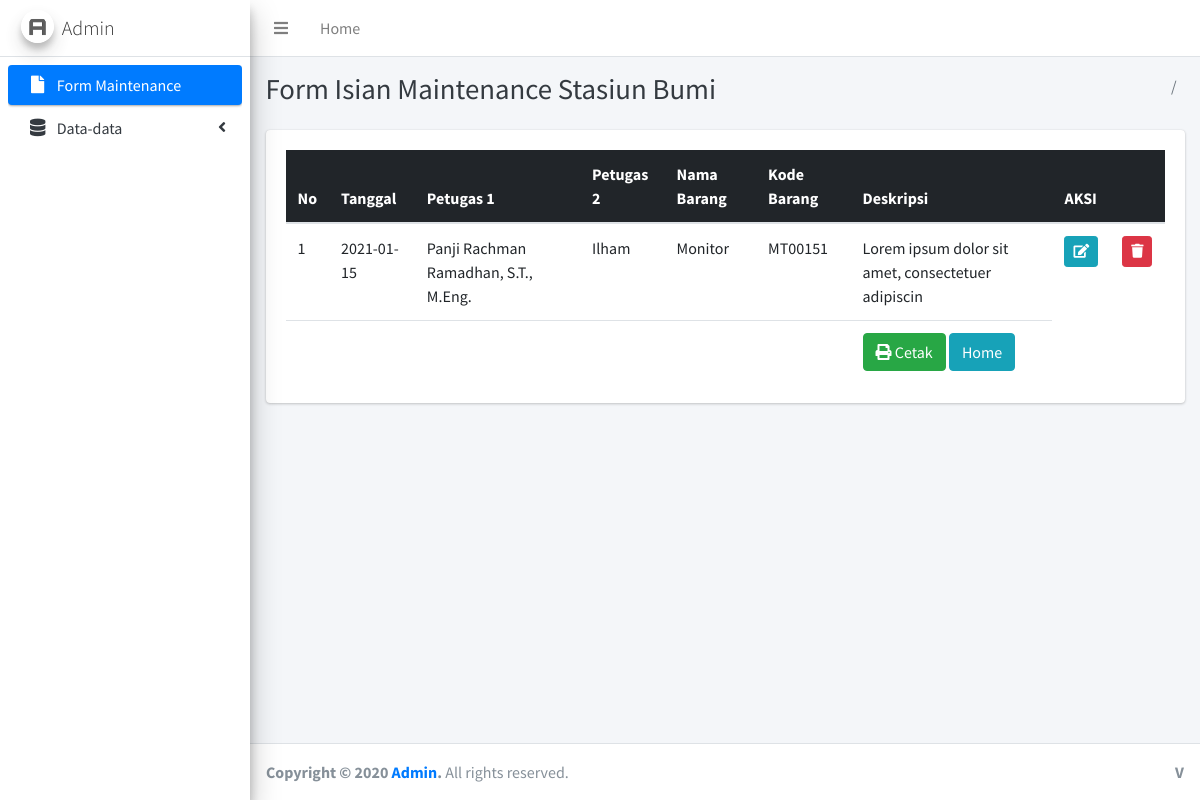
/index.php/dashboard/list, run on the app's committed database.
### tables this page shows
CREATE TABLE `tb_form_mt` (
  `id_mt` int(11) NOT NULL,
  `no_mt` int(30) NOT NULL,
  `tgl_mt` date NOT NULL,
  `petugas1` varchar(50) NOT NULL,
  `petugas2` varchar(50) NOT NULL,
  `nama_barang` varchar(50) NOT NULL,
  `kode_barang` varchar(20) NOT NULL,
  `deskripsi` text NOT NULL
);

### application/controllers/Dashboard.php (called while the page is built, shortened)
<?php
class Dashboard extends CI_Controller
{
    public function list()
    {
        $data['listlogbook'] = $this->M_maintenance->showlogbook()->result();
        $this->load->view('dashlogbook', $data);
    }
}

### index.php (called while the page is built, shortened)
<?php
require_once BASEPATH.'core/CodeIgniter.php';

### application/models/M_maintenance.php (called while the page is built, shortened)
<?php
class M_maintenance extends CI_Model
{
    public function showlogbook()
    {
        $this->db->from('tb_form_mt');
        return $this->db->get();
    }
}

### application/views/dashlogbook.php (the view, shortened to what this page needs)
<!DOCTYPE html>
<html>
<head>
    <link rel="stylesheet" href="<?php echo base_url() ?>assets/plugins/fontawesome-free/css/all.min.css">
    <link rel="stylesheet" href="https://code.ionicframework.com/ionicons/2.0.1/css/ionicons.min.css">
    <link rel="stylesheet" href="<?php echo base_url() ?>assets/plugins/tempusdominus-bootstrap-4/css/tempusdominus-bootstrap-4.min.css">
    <link rel="stylesheet" href="<?php echo base_url() ?>assets/plugins/icheck-bootstrap/icheck-bootstrap.min.css">
    <link rel="stylesheet" href="<?php echo base_url() ?>assets/plugins/jqvmap/jqvmap.min.css">
    <link rel="stylesheet" href="<?php echo base_url() ?>assets/dist/css/adminlte.min.css">
    <link rel="stylesheet" href="<?php echo base_url() ?>assets/plugins/overlayScrollbars/css/OverlayScrollbars.min.css">
    <link rel="stylesheet" href="<?php echo base_url() ?>assets/plugins/daterangepicker/daterangepicker.css">
    <link rel="stylesheet" href="<?php echo base_url() ?>assets/plugins/summernote/summernote-bs4.css">
</head>
<body class="hold-transition sidebar-mini layout-fixed">
    <div class="wrapper">
        <nav class="main-header navbar navbar-expand navbar-white navbar-light">
            <ul class="navbar-nav">
                <li class="nav-item">
                    <a class="nav-link" data-widget="pushmenu" href="#" role="button"><i class="fas fa-bars"></i></a>
                </li>
                <li class="nav-item d-none d-sm-inline-block">
                    <a href="#" class="nav-link">Home</a>
                </li>
            </ul>
        </nav>
        <aside class="main-sidebar sidebar-light-primary elevation-4">
            <a href="#" class="brand-link">
                <img src="<?php echo base_url() ?>assets/dist/img/AdminLTELogo.png" alt="AdminLTE Logo" class="brand-image img-circle elevation-3" style="opacity: .8">
                <span class="brand-text font-weight-light">Admin</span>
            </a>
            <div class="sidebar">
                <nav class="mt-2">
                    <ul class="nav nav-pills nav-sidebar flex-column" data-widget="treeview" role="menu" data-accordion="false">
                        <li class="nav-item">
                            <a href="<?php echo base_url() ?>" class="nav-link active">
                                <i class="nav-icon fas fa-file"></i>
                                <p>
                                    Form Maintenance
                                </p>
                            </a>
                        </li>
                        <li class="nav-item has-treeview">
                            <a href="#" class="nav-link ">
                                <i class="nav-icon fas fa-database"></i>
                                <p>
                                    Data-data
                                    <i class="right fas fa-angle-left"></i>
                                </p>
                            </a>
                        </li>
                    </ul>
                </nav>
            </div>
        </aside>
        <div class="content-wrapper">
            <div class="content-header">
                <div class="container-fluid">
                    <div class="row mb-2">
                        <div class="col-sm-6">
                            <h1 class="m-0 text-dark">Form Isian Maintenance Stasiun Bumi</h1>
                        </div>
                        <div class="col-sm-6">
                            <ol class="breadcrumb float-sm-right">
                                <li class="breadcrumb-item active"></li>
                            </ol>
                        </div>
                    </div>
                </div>
            </div>
            <section class="content">
                <div class="container">
                    <div class="row">
                        <div class="col">
                            <div class="card">
                                <div class="card-body">
                                    <table class="table">
                                        <thead class="table-dark">
                                            <th>No</th>
                                            <th>Tanggal</th>
                                            <th>Petugas 1</th>
                                            <th>Petugas 2</th>
                                            <th>Nama Barang</th>
                                            <th>Kode Barang</th>
                                            <th>Deskripsi</th>
                                            <th colspan="3">AKSI</th>
                                        </thead>
                                        <tbody>
                                            <?php
                                            $no = 1;
                                            foreach ($listlogbook as $data) {
                                            ?>
                                                <tr>
                                                    <td><?php echo $no++ ?></td>
                                                    <td><?php echo $data->tgl_mt ?></td>
                                                    <td><?php echo $data->petugas1 ?></td>
                                                    <td><?php echo $data->petugas2 ?></td>
                                                    <td><?php echo $data->nama_barang ?></td>
                                                    <td><?php echo $data->kode_barang ?></td>
                                                    <td><?php echo substr($data->deskripsi, 0, 50) ?></td>
                                                    <td> <?php echo anchor('dashboard/edit_data/' . $data->id_mt, '<div class=" btn btn-info btn-sm"><i class="fa fa-edit"></i></div>') ?></td>
                                                    <td onclick="javascript: return confirm('Yakin ingin menghapus?')"> <?php echo anchor('dashboard/deletelist/' . $data->id_mt, '<div class="btn btn-danger btn-sm"><i class="fa fa-trash"></i></div>') ?></td>
                                                </tr>
                                                <tr>
                                                    <td></td>
                                                    <td></td>
                                                    <td></td>
                                                    <td></td>
                                                    <td></td>
                                                    <td></td>
                                                    <td>
                                                        <a href="<?php echo base_url('lapmaintenance/print'); ?>" class="btn btn-success" ID="BtnPrint"> <i class="fa fa-print"></i> Cetak</a>
                                                        <a href="<?php echo base_url(); ?>" class="btn btn-info"> Home</a>
                                                    </td>
                                                </tr>
                                            <?php } ?>
                                        </tbody>
                                    </table>
                                </div>
                            </div>
                        </div>
                    </div>
                </div>
            </section>
        </div>
        <footer class="main-footer">
            <strong>Copyright &copy; 2020 <a href="#">Admin</a>.</strong>
            All rights reserved.
            <div class="float-right d-none d-sm-inline-block">
                <b>V</b>
            </div>
        </footer>
    </div>
</body>
</html>

### data on the page
tb_form_mt: tgl_mt "2021-01-15", petugas1 "Panji Rachman Ramadhan, S.T., M.Eng.", petugas2 "Ilham", nama_barang "Monitor", kode_barang "MT00151", deskripsi "Lorem ipsum dolor sit amet, consectetuer adipiscin"
